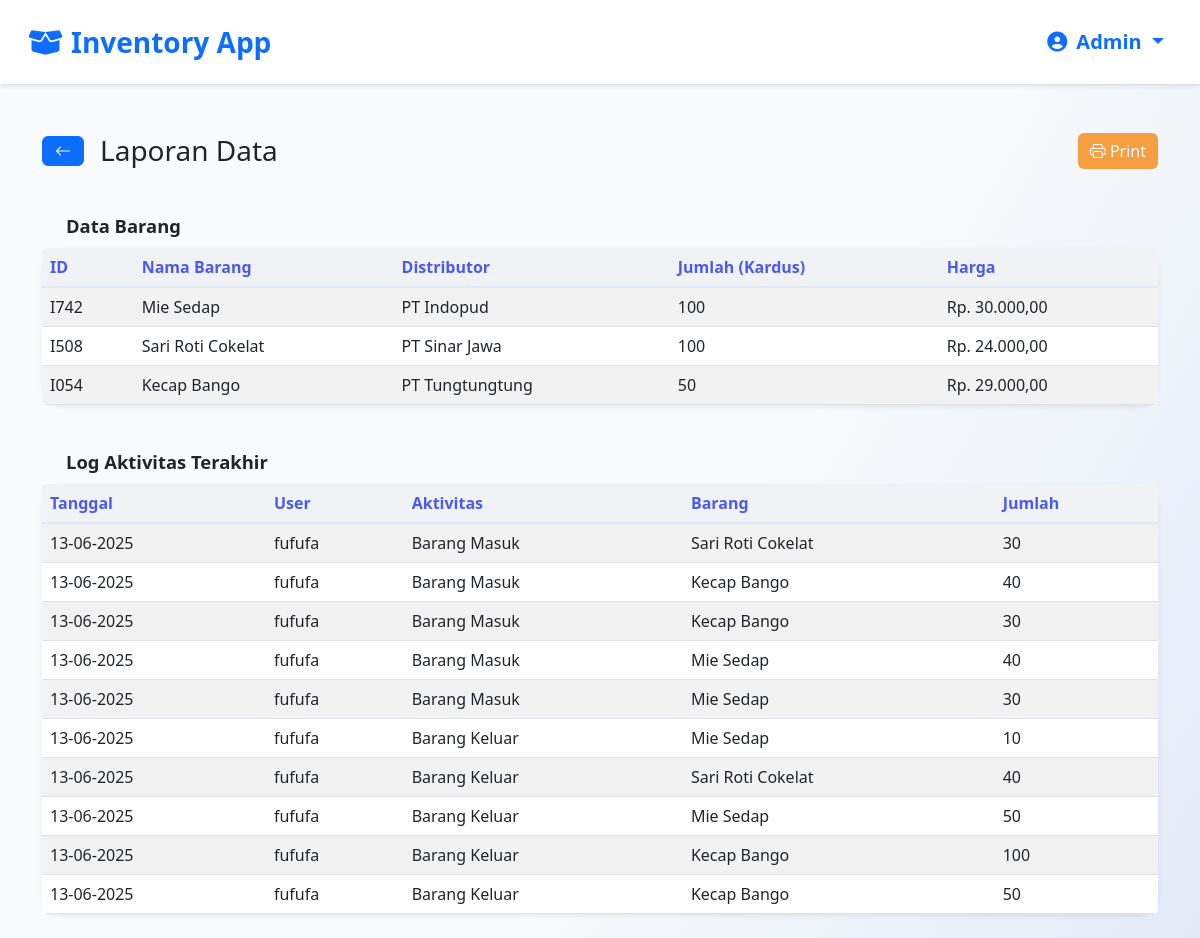
The app's page /pages/laporan.php (signed in) with its own data.
### tables this page shows
CREATE TABLE `items` (
  `id` varchar(5) NOT NULL,
  `nama_barang` varchar(100) NOT NULL,
  `distributor` text DEFAULT NULL,
  `jumlah` int(11) NOT NULL DEFAULT 0,
  `harga` decimal(10,2) NOT NULL DEFAULT 0.00
);

CREATE TABLE `log_aktivitas` (
  `id` int(11) NOT NULL,
  `user_id` varchar(5) NOT NULL,
  `id_barang` varchar(10) NOT NULL,
  `action` text NOT NULL,
  `tanggal` datetime NOT NULL DEFAULT current_timestamp()
);

CREATE TABLE `users` (
  `id` varchar(5) NOT NULL,
  `username` varchar(50) NOT NULL,
  `password` varchar(255) NOT NULL,
  `role` enum('admin','petugas') NOT NULL
);

### pages/laporan.php (the view, shortened to what this page needs)
<?php
require_once '../config/db.php';
include '../pages/navbar.php';
$barang = $conn->query("SELECT * FROM items ORDER BY id DESC");
$barangArr = [];
$resBarang = $conn->query("SELECT id, nama_barang FROM items");
while($b = $resBarang->fetch_assoc()) {
    $barangArr[$b['id']] = $b['nama_barang'];
}
$log = $conn->query("SELECT l.*, u.username, u.role
    FROM log_aktivitas l
    JOIN users u ON l.user_id = u.id
    WHERE u.role != 'admin'
    ORDER BY l.tanggal ASC LIMIT 100");
?>
<!DOCTYPE html>
<html lang="id">
<head>
    <link href="https://cdn.jsdelivr.net/npm/bootstrap@5.3.0/dist/css/bootstrap.min.css" rel="stylesheet">
    <link href="https://cdn.jsdelivr.net/npm/bootstrap-icons@1.10.5/font/bootstrap-icons.css" rel="stylesheet">
</head>
<body>
<div class="container py-4">
    <div class="d-flex align-items-center justify-content-between mb-4 no-print">
        <div class="d-flex align-items-center gap-2">
            <a
            <?php if ($_SESSION['role'] == 'admin'): ?> href="../admin/admin.php"<?php endif; ?>
            <?php if ($_SESSION['role'] == 'petugas'): ?> href="../petugas/petugas.php"<?php endif; ?>
             class="btn btn-primary me-2"><i class="bi bi-arrow-left"></i></a>
            <h3 class="mb-0">Laporan Data</h3>
        </div>
        <button class="btn btn-print" onclick="printDiv('printArea')"><i class="bi bi-printer"></i> Print</button>
    </div>
    <div class="card-title-custom">Data Barang</div>
    <div class="card shadow-sm mb-4">
        <div class="card-body p-0">
            <div class="table-responsive">
                <table class="table table-striped table-hover align-middle mb-0">
                    <thead>
                        <tr>
                            <th>ID</th>
                            <th>Nama Barang</th>
                            <th>Distributor</th>
                            <th>Jumlah (Kardus)</th>
                            <th>Harga</th>
                        </tr>
                    </thead>
                    <tbody>
                        <?php if($barang->num_rows > 0): ?>
                            <?php while($b = $barang->fetch_assoc()): ?>
                                <tr>
                                    <td><?= $b['id'] ?></td>
                                    <td><?= htmlspecialchars($b['nama_barang']) ?></td>
                                    <td><?= htmlspecialchars($b['distributor']) ?></td>
                                    <td><?= $b['jumlah'] ?></td>
                                    <td>Rp. <?= number_format($b['harga'], 2, ',', '.') ?></td>
                                </tr>
                            <?php endwhile; ?>
                        <?php else: ?>
                            <tr><td colspan="5" class="text-center text-secondary">Tidak ada data barang.</td></tr>
                        <?php endif; ?>
                    </tbody>
                </table>
            </div>
        </div>
    </div>
    <div class="card-title-custom">Log Aktivitas Terakhir</div>
    <div class="card shadow-sm">
        <div class="card-body p-0">
            <div class="table-responsive">
                <table class="table table-striped table-hover align-middle mb-0">
                    <thead>
                        <tr>
                            <th>Tanggal</th>
                            <th>User</th>
                            <th>Aktivitas</th>
                            <th>Barang</th>
                            <th>Jumlah</th>
                        </tr>
                    </thead>
                    <tbody>
                        <?php if($log->num_rows > 0): ?>
                            <?php while($l = $log->fetch_assoc()):
                                $action = $l['action'];
                                $jenis = '';
                                $namaBarang = '';
                                $jumlah = '';
                                if (stripos($action, 'barang masuk') !== false) {
                                    $jenis = 'Barang Masuk';
                                    if (preg_match('/ID Barang: ([\w\-]+)/i', $action, $match) && isset($match[1])) {
                                        $idBarang = $match[1];
                                        $namaBarang = isset($barangArr[$idBarang]) ? $barangArr[$idBarang] : '-';
                                    }
                                    if (preg_match('/jumlah: (\d+)/i', $action, $matchJumlah) && isset($matchJumlah[1])) {
                                        $jumlah = $matchJumlah[1];
                                    }
                                } elseif (stripos($action, 'barang keluar') !== false) {
                                    $jenis = 'Barang Keluar';
                                    if (preg_match('/ID Barang: ([\w\-]+)/i', $action, $match) && isset($match[1])) {
                                        $idBarang = $match[1];
                                        $namaBarang = isset($barangArr[$idBarang]) ? $barangArr[$idBarang] : '-';
                                    }
                                    if (preg_match('/jumlah: (\d+)/i', $action, $matchJumlah) && isset($matchJumlah[1])) {
                                        $jumlah = $matchJumlah[1];
                                    }
                                } else {
                                    $jenis = 'Lainnya';
                                }
                            ?>
                            <tr>
                                <td><?= !empty($l['tanggal']) ? date('d-m-Y', strtotime($l['tanggal'])) : '-' ?></td>
                                <td><?= htmlspecialchars($l['username']) ?></td>
                                <td><?= htmlspecialchars($jenis) ?></td>
                                <td><?= htmlspecialchars($namaBarang) ?></td>
                                <td><?= htmlspecialchars($jumlah) ?></td>
                            </tr>
                            <?php endwhile; ?>
                        <?php else: ?>
                            <tr><td colspan="5" class="text-center text-secondary">Belum ada log aktivitas.</td></tr>
                        <?php endif; ?>
                    </tbody>
                </table>
            </div>
        </div>
    </div>
</div>
</body>
</html>

### pages/laporan.php (style rules this page uses)
body { background: linear-gradient(120deg, #f8fafc 60%, #e3e9f7 100%); min-height: 100vh; }
.card { border-radius: 1.2rem; box-shadow: 0 4px 24px rgba(34,34,59,0.07); border: none; }
.table { background: #fff; border-radius: 5px; overflow: hidden; }
.table thead th { background: #f0f2f5; color: #495af0; font-weight: 600; border-bottom: 2px solid #e3e9f7; }
.table-striped > tbody > tr:nth-of-type(odd) { background-color: #f8fafc; }
.btn-print { background: #f59e42; color: #fff; border: none; }
.card-title-custom { font-size: 1.15rem; font-weight: 600; margin: 0; padding: 1.2rem 1.5rem 0.5rem 1.5rem; background: none !important; border: none !important; }

### records on screen
items: id "I742", nama_barang "Mie Sedap", distributor "PT Indopud", jumlah "100", harga "30.000,00"
items: id "I508", nama_barang "Sari Roti Cokelat", distributor "PT Sinar Jawa", jumlah "100", harga "24.000,00"
items: id "I054", nama_barang "Kecap Bango", distributor "PT Tungtungtung", jumlah "50", harga "29.000,00"
log_aktivitas: tanggal "13-06-2025", user.username "fufufa", action "Barang Masuk", namaBarang "Sari Roti Cokelat", jumlah "30"
log_aktivitas: tanggal "13-06-2025", user.username "fufufa", action "Barang Masuk", namaBarang "Kecap Bango", jumlah "40"
log_aktivitas: tanggal "13-06-2025", user.username "fufufa", action "Barang Masuk", namaBarang "Kecap Bango", jumlah "30"
log_aktivitas: tanggal "13-06-2025", user.username "fufufa", action "Barang Masuk", namaBarang "Mie Sedap", jumlah "40"
log_aktivitas: tanggal "13-06-2025", user.username "fufufa", action "Barang Masuk", namaBarang "Mie Sedap", jumlah "30"
log_aktivitas: tanggal "13-06-2025", user.username "fufufa", action "Barang Keluar", namaBarang "Mie Sedap", jumlah "10"
log_aktivitas: tanggal "13-06-2025", user.username "fufufa", action "Barang Keluar", namaBarang "Sari Roti Cokelat", jumlah "40"
log_aktivitas: tanggal "13-06-2025", user.username "fufufa", action "Barang Keluar", namaBarang "Mie Sedap", jumlah "50"
log_aktivitas: tanggal "13-06-2025", user.username "fufufa", action "Barang Keluar", namaBarang "Kecap Bango", jumlah "100"
log_aktivitas: tanggal "13-06-2025", user.username "fufufa", action "Barang Keluar", namaBarang "Kecap Bango", jumlah "50"

### other values on screen
$username "Admin"
